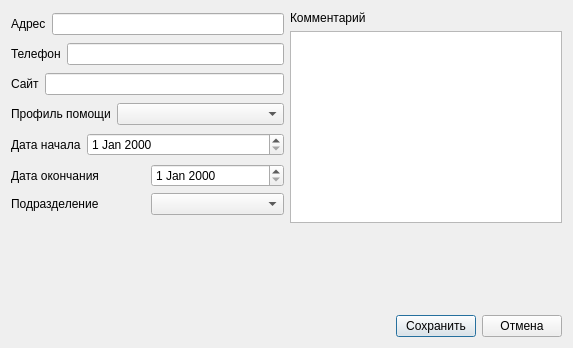
<?xml version="1.0" encoding="UTF-8"?>
<ui version="4.0">
 <class>MedServiceProfileDialog</class>
 <widget class="QDialog" name="MedServiceProfileDialog">
  <property name="geometry">
   <rect>
    <x>0</x>
    <y>0</y>
    <width>573</width>
    <height>348</height>
   </rect>
  </property>
  <property name="windowTitle">
   <string>Dialog</string>
  </property>
  <layout class="QGridLayout" name="gridLayout_6">
   <item row="0" column="0">
    <layout class="QGridLayout" name="gridLayout_4">
     <item row="0" column="0">
      <layout class="QGridLayout" name="gridLayout_3">
       <item row="0" column="0" rowspan="2">
        <layout class="QGridLayout" name="gridLayout_2">
         <item row="0" column="0">
          <layout class="QHBoxLayout" name="horizontalLayout">
           <item>
            <widget class="QLabel" name="lblAddress">
             <property name="toolTip">
              <string>Адрес медицинской организации</string>
             </property>
             <property name="text">
              <string>Адрес</string>
             </property>
             <property name="buddy">
              <cstring>edtAddress</cstring>
             </property>
            </widget>
           </item>
           <item>
            <widget class="QLineEdit" name="edtAddress"/>
           </item>
          </layout>
         </item>
         <item row="1" column="0">
          <layout class="QHBoxLayout" name="horizontalLayout_2">
           <item>
            <widget class="QLabel" name="lblContactValue">
             <property name="toolTip">
              <string>Телефон медицинской организации</string>
             </property>
             <property name="text">
              <string>Телефон</string>
             </property>
             <property name="buddy">
              <cstring>edtContactValue</cstring>
             </property>
            </widget>
           </item>
           <item>
            <widget class="QLineEdit" name="edtContactValue"/>
           </item>
          </layout>
         </item>
         <item row="2" column="0">
          <layout class="QHBoxLayout" name="horizontalLayout_3">
           <item>
            <widget class="QLabel" name="lblSite">
             <property name="text">
              <string>Сайт</string>
             </property>
             <property name="buddy">
              <cstring>edtSite</cstring>
             </property>
            </widget>
           </item>
           <item>
            <widget class="QLineEdit" name="edtSite"/>
           </item>
          </layout>
         </item>
         <item row="3" column="0">
          <layout class="QHBoxLayout" name="horizontalLayout_4" stretch="0,1">
           <item>
            <widget class="QLabel" name="lblProfileMedService">
             <property name="toolTip">
              <string>Идентификатор составного профиля помощи</string>
             </property>
             <property name="text">
              <string>Профиль помощи</string>
             </property>
             <property name="buddy">
              <cstring>cmbProfileMedService</cstring>
             </property>
            </widget>
           </item>
           <item>
            <widget class="CRBComboBox" name="cmbProfileMedService"/>
           </item>
          </layout>
         </item>
         <item row="4" column="0">
          <layout class="QHBoxLayout" name="horizontalLayout_6" stretch="0,1">
           <item>
            <widget class="QLabel" name="lblStartDate">
             <property name="toolTip">
              <string>Дата начала периода приема направлений по профилю в адрес целевой МО</string>
             </property>
             <property name="text">
              <string>Дата начала</string>
             </property>
             <property name="buddy">
              <cstring>dteStartDate</cstring>
             </property>
            </widget>
           </item>
           <item>
            <widget class="CDateEdit" name="dteStartDate"/>
           </item>
          </layout>
         </item>
         <item row="5" column="0">
          <layout class="QGridLayout" name="gridLayout">
           <item row="0" column="0">
            <widget class="QLabel" name="lblEndDate">
             <property name="toolTip">
              <string>Дата окончания периода приема направлений по профилю в адрес целевой МО</string>
             </property>
             <property name="text">
              <string>Дата окончания</string>
             </property>
             <property name="buddy">
              <cstring>dteEndDate</cstring>
             </property>
            </widget>
           </item>
           <item row="0" column="1">
            <widget class="CDateEdit" name="dteEndDate"/>
           </item>
           <item row="1" column="0">
            <widget class="QLabel" name="lblIdlpu">
             <property name="text">
              <string>Подразделение</string>
             </property>
            </widget>
           </item>
           <item row="1" column="1">
            <widget class="COrgStructureComboBox" name="cmbLpuId"/>
           </item>
          </layout>
         </item>
        </layout>
       </item>
       <item row="0" column="1">
        <widget class="QLabel" name="lblComment">
         <property name="toolTip">
          <string>Комментарий о режиме работы с направленными пациентами</string>
         </property>
         <property name="text">
          <string>Комментарий</string>
         </property>
         <property name="buddy">
          <cstring>editComment</cstring>
         </property>
        </widget>
       </item>
       <item row="1" column="1">
        <widget class="QPlainTextEdit" name="editComment"/>
       </item>
      </layout>
     </item>
     <item row="1" column="0">
      <spacer name="verticalSpacer">
       <property name="orientation">
        <enum>Qt::Vertical</enum>
       </property>
       <property name="sizeHint" stdset="0">
        <size>
         <width>20</width>
         <height>40</height>
        </size>
       </property>
      </spacer>
     </item>
    </layout>
   </item>
   <item row="1" column="0">
    <layout class="QGridLayout" name="gridLayout_5">
     <item row="0" column="0">
      <spacer name="horizontalSpacer">
       <property name="orientation">
        <enum>Qt::Horizontal</enum>
       </property>
       <property name="sizeHint" stdset="0">
        <size>
         <width>40</width>
         <height>20</height>
        </size>
       </property>
      </spacer>
     </item>
     <item row="0" column="1">
      <widget class="QPushButton" name="btnOk">
       <property name="text">
        <string>Сохранить</string>
       </property>
      </widget>
     </item>
     <item row="0" column="2">
      <widget class="QPushButton" name="btnCancel">
       <property name="text">
        <string>Отмена</string>
       </property>
      </widget>
     </item>
    </layout>
   </item>
  </layout>
 </widget>
 <customwidgets>
  <customwidget>
   <class>CDateEdit</class>
   <extends>QDateEdit</extends>
   <header>library/DateEdit</header>
  </customwidget>
  <customwidget>
   <class>CRBComboBox</class>
   <extends>QComboBox</extends>
   <header>library/crbcombobox</header>
  </customwidget>
  <customwidget>
   <class>COrgStructureComboBox</class>
   <extends>QComboBox</extends>
   <header>Orgs.OrgStructComboBoxes</header>
  </customwidget>
 </customwidgets>
 <tabstops>
  <tabstop>edtAddress</tabstop>
  <tabstop>edtContactValue</tabstop>
  <tabstop>edtSite</tabstop>
  <tabstop>cmbProfileMedService</tabstop>
  <tabstop>dteStartDate</tabstop>
  <tabstop>dteEndDate</tabstop>
  <tabstop>editComment</tabstop>
  <tabstop>btnOk</tabstop>
  <tabstop>btnCancel</tabstop>
 </tabstops>
 <resources/>
 <connections>
  <connection>
   <sender>btnCancel</sender>
   <signal>clicked()</signal>
   <receiver>MedServiceProfileDialog</receiver>
   <slot>reject()</slot>
   <hints>
    <hint type="sourcelabel">
     <x>666</x>
     <y>276</y>
    </hint>
    <hint type="destinationlabel">
     <x>733</x>
     <y>474</y>
    </hint>
   </hints>
  </connection>
  <connection>
   <sender>btnOk</sender>
   <signal>clicked()</signal>
   <receiver>MedServiceProfileDialog</receiver>
   <slot>accept()</slot>
   <hints>
    <hint type="sourcelabel">
     <x>585</x>
     <y>276</y>
    </hint>
    <hint type="destinationlabel">
     <x>596</x>
     <y>354</y>
    </hint>
   </hints>
  </connection>
 </connections>
</ui>
